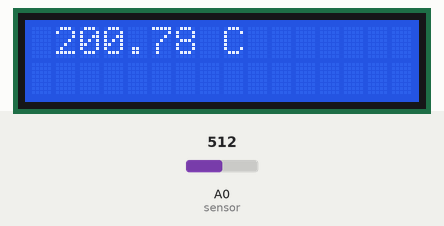
The sketch below on a simulated Arduino Uno, built with avr-gcc and run on an emulated ATmega328P. On the bench: 16×2 character LCD. The test bench sets the inputs (shaded band); at power-on: A0 (sensor) = 512. What the sketch prints to the serial monitor is not drawn.

Above: at 1.8 s.
1.9 s: A0 (sensor) set to 716
3.7 s: A0 (sensor) set to 900
At 4.9 s:
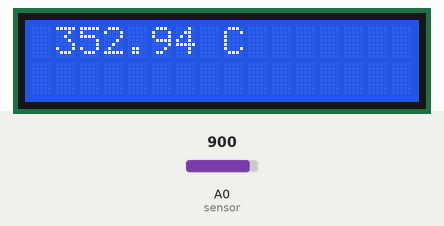
5.8 s: A0 (sensor) set to 1023
At 7.0 s:
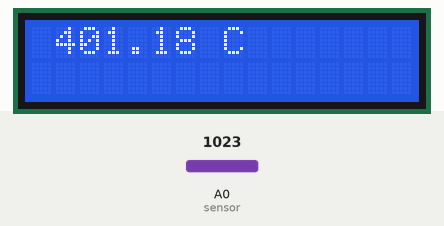
Timing chart, 0 to 8.8 s (numbered marks = the images above; inputs shaded):
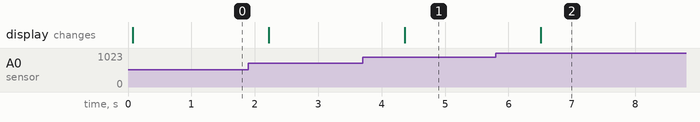

Measured:
- after the input at 3.7 s, the display: changes after 0.67 s (image 1)
- after the input at 5.8 s, the display: changes after 0.71 s (image 2)

The sketch:

TP1Lab1-Ej6.ino
```cpp
#include <LCD.h>
#include <LiquidCrystal_I2C.h>
#define sensor A0
LiquidCrystal_I2C lcd(0x27, 2, 1, 0, 4, 5, 6, 7);
float temp=0, resultado=0;

void setup() {
//lcd.setBacklightPin(3, POSITIVE);
//lcd.setBacklight(HIGH);
pinMode(sensor, INPUT);
Serial.begin(9600);
}

void loop() {
temp = analogRead(sensor);
resultado = (temp * 100) / 255;
Serial.println(resultado);
lcd.begin(16, 2);
lcd.setCursor(1, 0);
lcd.print(resultado);
lcd.setCursor(7, 0);
lcd.print(" C");
delay(1000);
}
```
